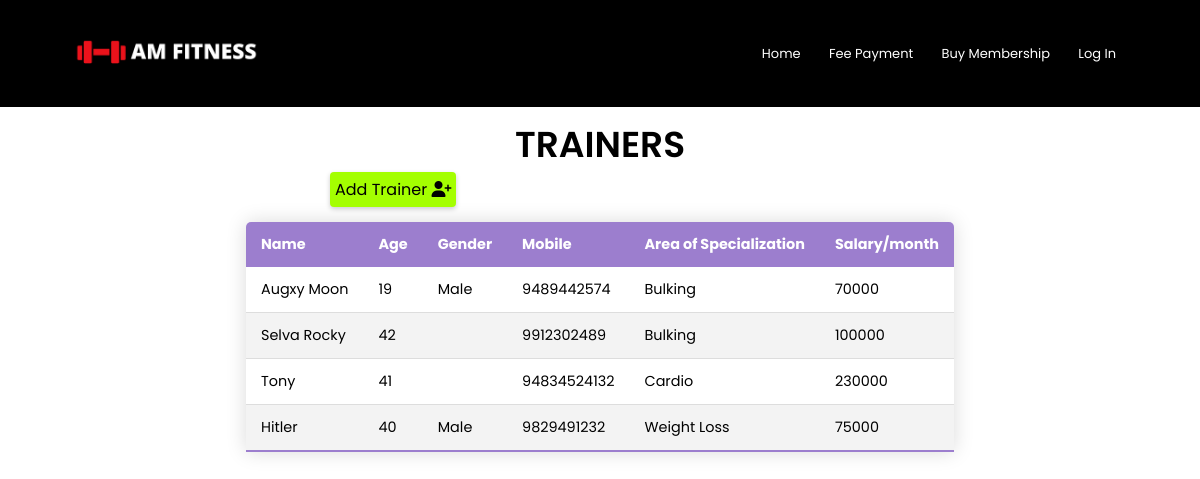
Screenshot of /AdminPage/trainers with the database file from the repository.
### manage/models.py (models this page shows, shortened)
class trainers(models.Model):
	trainer_name = models.CharField(max_length=30,verbose_name='Name')
	trainer_age = models.IntegerField(verbose_name='Age')
	trainer_gender = models.CharField(max_length=10,verbose_name='Gender')
	trainer_cell = models.IntegerField(verbose_name='Mobile No',null=True)
	aos = models.CharField(max_length=100,verbose_name='Area of Specialization')
	salary = models.IntegerField(verbose_name='Salary')
	class Meta:
		verbose_name_plural = 'Trainers'

### manage/views.py (the view)
# urls.py: path('AdminPage/trainers',manage_views.gymTrainers,name='trainers'),
def gymTrainers(request):
	trainer = trainers.objects.all()
	d = {'trainer':trainer}
	return render(request,'manage/trainers.html',d)

### manage/templates/manage/trainers.html (shortened to what this page needs)
{% extends 'manage/admin.html' %}
{% block page %}
<section class="data-table">
    <h3>trainers</h3>
    <div class="mem-link" style="margin-left:330px;">
    <a href="{% url 'addTrainer' %}">Add Trainer  <i class="fas fa-user-plus"></i></a>
    </div>
    <table class="content-table">
        <thead>
            <tr>
                <th>Name</th>
                <th>Age</th>
                <th>Gender</th>
                <th>Mobile</th>
                <th>Area of Specialization</th>
                <th>Salary/month</th>
            </tr>
        </thead>
        <tbody>
            {% for i in trainer %}
            <tr>
                <td>{{i.trainer_name}}</td>
                <td>{{i.trainer_age}}</td>
                <td>{{i.trainer_gender}}</td>
                <td>{{i.trainer_cell}}</td>
                <td>{{i.aos}}</td>
                <td>{{i.salary}}</td>
            </tr>
            {% endfor %}
        </tbody>
    </table>
</section>
{% endblock %}

### SampleProject/static/css/style3.css (style rules this page uses)
* { font-family: 'Poppins', sans-serif; margin: 0; padding: 0; box-sizing:border-box; }
.data-table h3 { text-align: center; font-size: 36px; font-weight: 600; padding-top: 10px; text-transform: uppercase; }
.content-table { border-collapse: collapse; margin: 50px 50px; margin-left: auto; margin-right: auto; font-size: 0.9em; min-width: 400px; border-radius: 5px 5px 0 0; overflow: hidden; box-shadow: 0 0 20px rgba(0,0,0,0.15); }
.content-table thead tr { background-color: #9c7ece; color:#fff; text-align:left; font-weight: bold; }
.content-table th, .content-table td { padding: 12px 15px; }
.content-table tbody tr { border-bottom: 1px solid #ddd; }
.content-table tbody tr:nth-of-type(even) { background-color: #f3f3f3; }
.content-table tbody tr:last-of-type { border-bottom: 2px solid #9c7ece; }
.mem-link a { display: inline-block; padding: 5px; background: #A4FF00; border-radius: 4px; text-decoration: none; color: #000; box-shadow: 0 2px 5px rgba(0,0,0,0.2); float: left; }

### rows the page displays
trainers: trainer_name "Augxy Moon", trainer_age "19", trainer_gender "Male", trainer_cell "9489442574", aos "Bulking", salary "70000"
trainers: trainer_name "Selva Rocky", trainer_age "42", trainer_cell "9912302489", aos "Bulking", salary "100000"
trainers: trainer_name "Tony", trainer_age "41", trainer_cell "94834524132", aos "Cardio", salary "230000"
trainers: trainer_name "Hitler", trainer_age "40", trainer_gender "Male", trainer_cell "9829491232", aos "Weight Loss", salary "75000"
